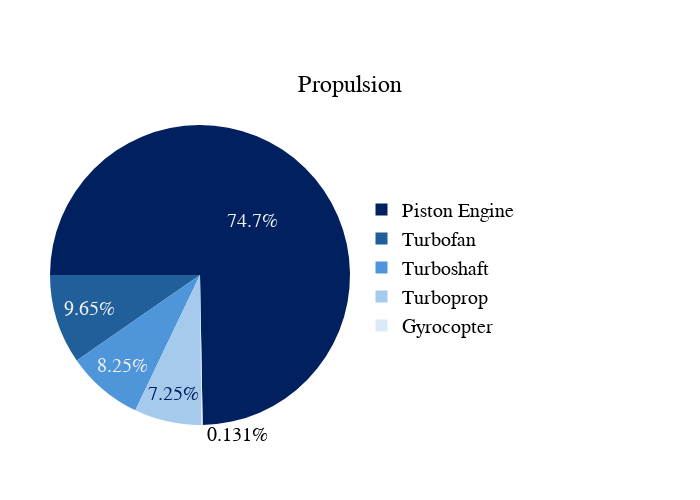

Notebook code cell kept with this figure:
### Code cell
# PIE CHART FOR PROPULSION

import plotly.express as px
import pandas as pd

# Count categories in 'Propulsion'
value_counts = df['Propulsion'].value_counts()

# Select 6 most frequent categories
top_values = value_counts.nlargest(6)

# Group the rest in "Others"
others_count = value_counts.iloc[6:].sum()
if others_count > 0:
    top_values['Others'] = others_count

# Order them from most frequent to least frequent (except Others)
value_counts_df = top_values.reset_index()
value_counts_df.columns = ['Propulsion', 'Count']

df_main = value_counts_df[value_counts_df['Propulsion'] != 'Others'].sort_values(by='Count', ascending=False)
df_others = value_counts_df[value_counts_df['Propulsion'] == 'Others']

final_df = pd.concat([df_main, df_others])

# Define the colors for the pie chart
piece_colors = ['#002060', '#215F9A', '#4E95D9', '#A6CAEC', '#DCEAF7', '#D9D9D9', '#7F7F7F']  # Piece colors
percentage_colors = ['#F2F2F2', '#F2F2F2', '#F2F2F2', '#002060', '#002060', '#002060', '#F2F2F2']  # Percentage colors

# Create chart
fig = px.pie(
    final_df, 
    names='Propulsion', 
    values='Count', 
    title='Propulsion',
    color_discrete_sequence=piece_colors[:len(final_df)]
)


# Rotate the graphic
fig.update_traces(
    rotation=270,  
    sort=False, 
    textinfo='percent',  # Show percentages inside pieces
    textfont=dict(family = 'Segoe UI', size=20, color=percentage_colors[:len(final_df)]),  # Adjust percentages' size and colors
    insidetextorientation='horizontal'  # Ensure percentages are shown horixontally
)

# Configure legend
fig.update_layout(
    title=dict(
        text='Propulsion',
        font=dict(family = 'Segoe UI', size=24, color="#000000") 
    ),
    legend=dict(
        font=dict(family = 'Segoe UI', size=20, color="#000000"),
        orientation="v",  # Show legend vertically
        yanchor="bottom", y=0.3,  # Select the y position
        xanchor="center", x=1.3,  # Select the x position
        traceorder='normal'  # Ensure the order of the leyend
    ),
    width=700,  # Adjust the width of the chart
    height=500,  # Adjust the height of the chart
    title_x=0.5,  # Center the title horizontally
    title_y=0.85,  # Adjust the vertical position of the title

    margin={"l": 50, "r": 350, "t": 100, "b": 50}
)

fig.show()

### Figure 1 — Plotly figure (JSON) as saved in the notebook; plotly's stock layout.template omitted (floating-point values rounded to 4 significant figures)
{"data": [{"domain": {"x": [0, 1], "y": [0, 1]}, "hovertemplate": "Propulsion=%{label}<br>Count=%{value}<extra></extra>", "insidetextorientation": "horizontal", "labels": ["Piston Engine", "Turbofan", "Turboshaft", "Turboprop", "Gyrocopter"], "legendgroup": "", "name": "", "rotation": 270, "showlegend": true, "sort": false, "textfont": {"color": ["#F2F2F2", "#F2F2F2", "#F2F2F2", "#002060", "#002060"], "family": "Segoe UI", "size": 20}, "textinfo": "percent", "type": "pie", "values": [1711, 221, 189, 166, 3]}], "layout": {"height": 500, "legend": {"font": {"color": "#000000", "family": "Segoe UI", "size": 20}, "orientation": "v", "tracegroupgap": 0, "traceorder": "normal", "x": 1.3, "xanchor": "center", "y": 0.3, "yanchor": "bottom"}, "margin": {"b": 50, "l": 50, "r": 350, "t": 100}, "piecolorway": ["#002060", "#215F9A", "#4E95D9", "#A6CAEC", "#DCEAF7"], "title": {"font": {"color": "#000000", "family": "Segoe UI", "size": 24}, "text": "Propulsion", "x": 0.5, "y": 0.85}, "width": 700}}
